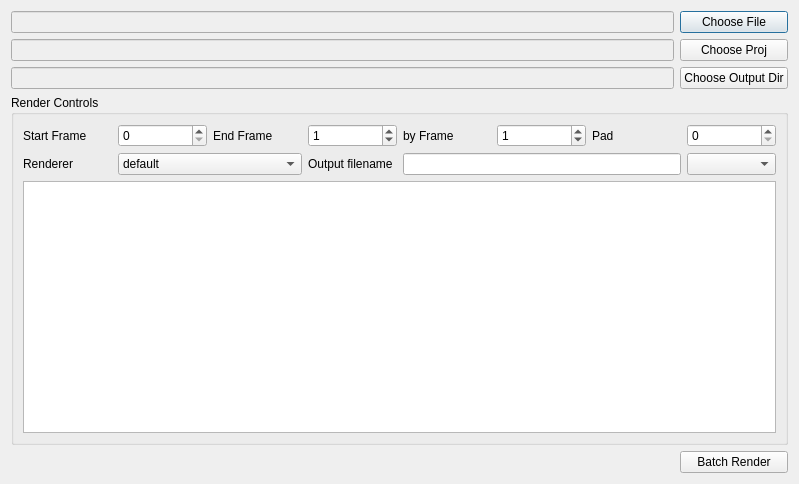
<?xml version="1.0" encoding="UTF-8"?>
<ui version="4.0">
 <class>mainDialog</class>
 <widget class="QDialog" name="mainDialog">
  <property name="enabled">
   <bool>true</bool>
  </property>
  <property name="geometry">
   <rect>
    <x>0</x>
    <y>0</y>
    <width>799</width>
    <height>484</height>
   </rect>
  </property>
  <property name="windowTitle">
   <string>Maya Batch Render GUI</string>
  </property>
  <layout class="QGridLayout" name="gridLayout">
   <item row="0" column="0">
    <widget class="QLineEdit" name="m_fileName">
     <property name="enabled">
      <bool>false</bool>
     </property>
    </widget>
   </item>
   <item row="0" column="1">
    <widget class="QPushButton" name="m_chooseFile">
     <property name="enabled">
      <bool>true</bool>
     </property>
     <property name="text">
      <string>Choose File</string>
     </property>
    </widget>
   </item>
   <item row="4" column="0" colspan="2">
    <widget class="QGroupBox" name="s_renderControlGroupBox">
     <property name="enabled">
      <bool>true</bool>
     </property>
     <property name="title">
      <string>Render Controls</string>
     </property>
     <layout class="QGridLayout" name="gridLayout_3">
      <item row="0" column="0">
       <layout class="QGridLayout" name="s_gridLayoutGroupBox">
        <item row="0" column="1">
         <widget class="QSpinBox" name="m_startFrame">
          <property name="enabled">
           <bool>true</bool>
          </property>
          <property name="maximum">
           <number>99999</number>
          </property>
         </widget>
        </item>
        <item row="0" column="4">
         <widget class="QLabel" name="s_byFrame">
          <property name="enabled">
           <bool>true</bool>
          </property>
          <property name="text">
           <string>by Frame</string>
          </property>
         </widget>
        </item>
        <item row="0" column="2">
         <widget class="QLabel" name="s_endFrame">
          <property name="enabled">
           <bool>true</bool>
          </property>
          <property name="text">
           <string>End Frame</string>
          </property>
         </widget>
        </item>
        <item row="0" column="3">
         <widget class="QSpinBox" name="m_endFrame">
          <property name="enabled">
           <bool>true</bool>
          </property>
          <property name="maximum">
           <number>999999</number>
          </property>
          <property name="value">
           <number>1</number>
          </property>
         </widget>
        </item>
        <item row="0" column="0">
         <widget class="QLabel" name="s_startFrame">
          <property name="enabled">
           <bool>true</bool>
          </property>
          <property name="text">
           <string>Start Frame</string>
          </property>
         </widget>
        </item>
        <item row="1" column="0">
         <widget class="QLabel" name="s_renderLabel">
          <property name="enabled">
           <bool>true</bool>
          </property>
          <property name="text">
           <string>Renderer</string>
          </property>
         </widget>
        </item>
        <item row="0" column="5">
         <widget class="QSpinBox" name="m_byFrame">
          <property name="enabled">
           <bool>true</bool>
          </property>
          <property name="maximum">
           <number>200</number>
          </property>
          <property name="value">
           <number>1</number>
          </property>
         </widget>
        </item>
        <item row="0" column="6">
         <widget class="QLabel" name="s_pad">
          <property name="enabled">
           <bool>true</bool>
          </property>
          <property name="text">
           <string>Pad</string>
          </property>
         </widget>
        </item>
        <item row="0" column="7">
         <widget class="QSpinBox" name="m_pad">
          <property name="enabled">
           <bool>true</bool>
          </property>
          <property name="maximum">
           <number>10</number>
          </property>
         </widget>
        </item>
        <item row="1" column="1" colspan="2">
         <widget class="QComboBox" name="m_renderer">
          <property name="enabled">
           <bool>true</bool>
          </property>
          <item>
           <property name="text">
            <string>default</string>
           </property>
          </item>
          <item>
           <property name="text">
            <string>mental ray</string>
           </property>
          </item>
          <item>
           <property name="text">
            <string>Use Render Globals</string>
           </property>
          </item>
          <item>
           <property name="text">
            <string>Hardware</string>
           </property>
          </item>
          <item>
           <property name="text">
            <string>Renderman</string>
           </property>
          </item>
          <item>
           <property name="text">
            <string>Software</string>
           </property>
          </item>
         </widget>
        </item>
        <item row="1" column="3">
         <widget class="QLabel" name="s_filename">
          <property name="enabled">
           <bool>true</bool>
          </property>
          <property name="text">
           <string>Output filename</string>
          </property>
         </widget>
        </item>
        <item row="1" column="4" colspan="3">
         <widget class="QLineEdit" name="m_outputFileName">
          <property name="enabled">
           <bool>true</bool>
          </property>
         </widget>
        </item>
        <item row="1" column="7">
         <widget class="QComboBox" name="m_extension">
          <property name="enabled">
           <bool>true</bool>
          </property>
          <item>
           <property name="text">
            <string/>
           </property>
          </item>
          <item>
           <property name="text">
            <string>tiff</string>
           </property>
          </item>
          <item>
           <property name="text">
            <string>exr</string>
           </property>
          </item>
          <item>
           <property name="text">
            <string>iff</string>
           </property>
          </item>
         </widget>
        </item>
        <item row="2" column="0" colspan="8">
         <widget class="QTextEdit" name="m_outputWindow">
          <property name="enabled">
           <bool>true</bool>
          </property>
          <property name="readOnly">
           <bool>true</bool>
          </property>
         </widget>
        </item>
       </layout>
      </item>
     </layout>
    </widget>
   </item>
   <item row="1" column="1">
    <widget class="QPushButton" name="m_chooseProject">
     <property name="enabled">
      <bool>true</bool>
     </property>
     <property name="text">
      <string>Choose Proj</string>
     </property>
    </widget>
   </item>
   <item row="1" column="0">
    <widget class="QLineEdit" name="m_projectDir">
     <property name="enabled">
      <bool>false</bool>
     </property>
    </widget>
   </item>
   <item row="7" column="0">
    <spacer name="horizontalSpacer">
     <property name="enabled">
      <bool>true</bool>
     </property>
     <property name="orientation">
      <enum>Qt::Horizontal</enum>
     </property>
     <property name="sizeHint" stdset="0">
      <size>
       <width>40</width>
       <height>20</height>
      </size>
     </property>
    </spacer>
   </item>
   <item row="7" column="1">
    <widget class="QPushButton" name="m_batchRender">
     <property name="enabled">
      <bool>true</bool>
     </property>
     <property name="text">
      <string>Batch Render</string>
     </property>
    </widget>
   </item>
   <item row="2" column="0">
    <widget class="QLineEdit" name="m_outputDir">
     <property name="enabled">
      <bool>false</bool>
     </property>
    </widget>
   </item>
   <item row="2" column="1">
    <widget class="QPushButton" name="m_chooseOutputDir">
     <property name="enabled">
      <bool>true</bool>
     </property>
     <property name="text">
      <string>Choose Output Dir</string>
     </property>
    </widget>
   </item>
  </layout>
 </widget>
 <resources/>
 <connections/>
</ui>
